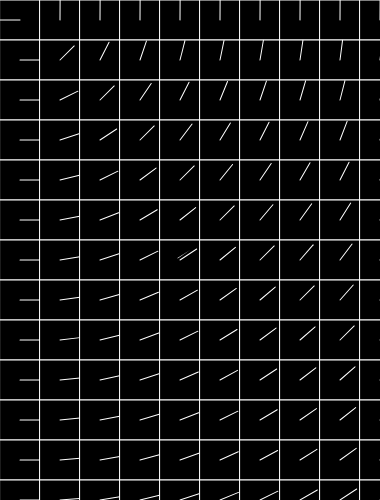
Frame 1 (no input)
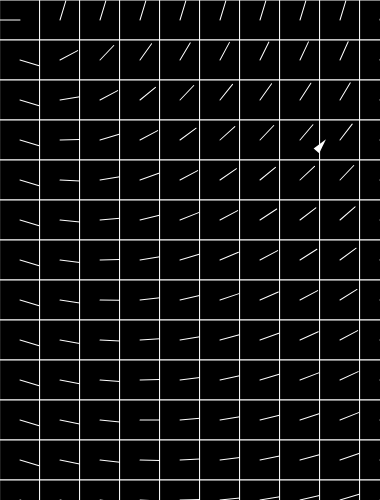
Frame 60 (no input)
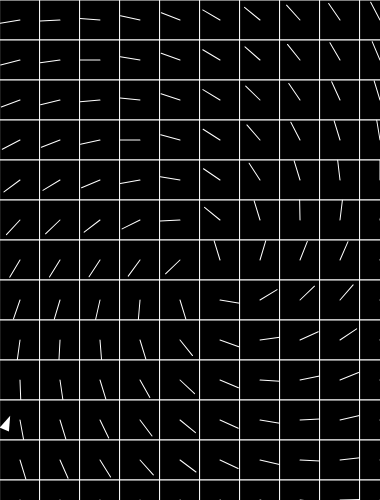
Frame 120 (the mouse pressed at the canvas centre since frame 60)

The p5.js sketch that drew these frames (run headless with seeded random() and noise() and a simulated clock; from frame 60 on, the mouse is pressed at the canvas centre):

// p5.js sketch
// ── sketch.js
const RESOLUTION = 40;
let rows, cols;
let angles = [];
let vehicles = [];


function setup() {
  createCanvas(380, 500);
  background(50);

  cols = ceil(width / RESOLUTION);
  rows = ceil(height / RESOLUTION);

  for (let i=0; i<1; i++) {
    vehicles.push( new Vehicle(width/2, height/2) );
  }
}

function draw() {
  background(50);

  // flow field
  for (let r = 0; r < rows; r++) {
    for (let c = 0; c < cols; c++) {

      let x = c * RESOLUTION;
      let y = r * RESOLUTION;

      let freqX = x * 0.001 + frameCount * 0.001;
      let freqY = y * 0.001 + frameCount * 0.001;
      let noiseValue = noise(freqX, freqY); // range 0 to 1
      let angleFlowField = map(noiseValue, 0, 1, 0, TWO_PI);

      let sinValue = sin(frameCount * 0.01) * PI/6;
      let vector = createVector(mouseX - x, mouseY - y);
      let angleMouse = vector.rotate(PI/2 + sinValue).heading();

      let index = c + r * cols;
      //let index = x + y * width;
      let angle = angleFlowField * 0.0 + angleMouse * 1.0;
      angles[index] = angle;

      stroke(255);
      fill(0);
      rect(x, y, RESOLUTION, RESOLUTION);
      push();
      translate(x + RESOLUTION/2, y + RESOLUTION/2);
      rotate(angle);
      stroke(255);
      line(0, 0, RESOLUTION/2, 0);
      pop();
    }
  }

  // update and display the vehicles
  for (let i=0; i<vehicles.length; i++) {
    let v = vehicles[i];
    /*
    let mouseVec = createVector(mouseX, mouseY);
    let centerVec = createVector(width/2, height/2);
    let vec = p5.Vector.sub(mouseVec, centerVec);
    v.flow( vec.heading() );
    */

    let c = floor(v.pos.x / RESOLUTION);
    let r = floor(v.pos.y / RESOLUTION);
    let index = c + r * cols;

    v.flow( angles[index] );
    /*
    for (let j=0; j<vehicles.length; j++) {
      let otherV = vehicles[j];
      if (i != j) {
        v.avoid( otherV );
      }
    }
    */
    v.update();
    v.reappear();
    v.display();
  }
}


class Vehicle {
  constructor(x, y) {
    this.pos = createVector(x, y);
    this.vel = createVector();
    this.acc = createVector();
    this.angle = 0;

    this.maxSpeed = 5;    // max desired vel
    this.maxForce = 0.1;  // max steering force

    this.detectRad = 80;

    this.foldingVel = random(0.03, 0.08);
  }
  update() {
    this.vel.add(this.acc);
    this.pos.add(this.vel);
    this.acc.mult(0);
    this.angle = this.vel.heading();
  }
  applyForce(f) {
    let force = f.copy();
    // no mass yet
    this.acc.add(force);
  }
  avoid( targetObj ) {
    let desiredVel = p5.Vector.sub(targetObj.pos, this.pos);
    let distance = desiredVel.mag();
    desiredVel.normalize();
    if(distance < this.detectRad) {
      let speed = map(distance, 0, this.detectRad, this.maxSpeed, 0);
      desiredVel.mult(speed * -1); // flip the vel
      let steerForce = p5.Vector.sub(desiredVel, this.vel);
      steerForce.limit(this.maxForce * 0.7); //***
      this.applyForce( steerForce );
    }
  }
  seek( targetObj ) {
    let desiredVel = p5.Vector.sub(targetObj.pos, this.pos);
    let distance = desiredVel.mag();

    desiredVel.normalize();
    if(distance > this.detectRad) {
      desiredVel.mult(this.maxSpeed);
    } else {
      let speed = map(distance, 0, this.detectRad, 0, this.maxSpeed);
      desiredVel.mult(speed);
    }

    let steerForce = p5.Vector.sub(desiredVel, this.vel);
    steerForce.limit(this.maxForce);
    this.applyForce( steerForce );
  }
  seekVec( target ) {
    let desiredVel = p5.Vector.sub(target, this.pos);
    let distance = desiredVel.mag();

    desiredVel.normalize();
    if(distance > this.detectRad) {
      desiredVel.mult(this.maxSpeed);
    } else {
      let speed = map(distance, 0, this.detectRad, 0, this.maxSpeed);
      desiredVel.mult(speed);
    }

    let steerForce = p5.Vector.sub(desiredVel, this.vel);
    steerForce.limit(this.maxForce);
    this.applyForce( steerForce );
  }
  flow( angle ) {
    let desiredVel = p5.Vector.fromAngle( angle );
    desiredVel.mult(this.maxSpeed);

    let steerForce = p5.Vector.sub(desiredVel, this.vel);
    steerForce.limit(this.maxForce);
    this.applyForce( steerForce );
  }
  reappear() {
    if (this.pos.x < 0) {
      this.pos.x = width;
    }
    else if (this.pos.x > width) {
      this.pos.x = 0;
    }
    if (this.pos.y < 0) {
      this.pos.y = height;
    }
    else if (this.pos.y > height) {
      this.pos.y = 0;
    }
  }
  display() {
    push();
    translate(this.pos.x, this.pos.y);
    rotate( this.angle );
    noStroke();
    fill(255);

    let freq = frameCount * this.foldingVel;
    let amp = 5;
    let sinValue = sin(freq) * amp;

    triangle(0, 0, -15, sinValue, -15, -sinValue);
    stroke(0, 0, 255);
    noFill();
    ellipse(0, 0, this.brakeRad*2, this.brakeRad*2);
    pop();
  }
}

















// :D
